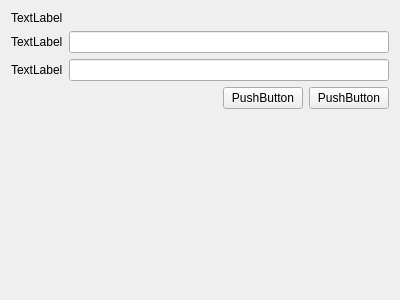
<?xml version="1.0" encoding="UTF-8"?>
<ui version="4.0">
 <class>routerPasswordPage</class>
 <widget class="RouterPasswordPage" name="routerPasswordPage">
  <property name="geometry">
   <rect>
    <x>0</x>
    <y>0</y>
    <width>400</width>
    <height>300</height>
   </rect>
  </property>
  <property name="windowTitle">
   <string>Form</string>
  </property>
  <layout class="QVBoxLayout" name="verticalLayout">
   <item>
    <widget class="QLabel" name="label">
     <property name="text">
      <string>TextLabel</string>
     </property>
     <property name="LPCText" stdset="0">
      <cstring>Enter your router's administrator user name and password:</cstring>
     </property>
    </widget>
   </item>
   <item>
    <layout class="QFormLayout" name="formLayout">
     <property name="fieldGrowthPolicy">
      <enum>QFormLayout::AllNonFixedFieldsGrow</enum>
     </property>
     <item row="0" column="0">
      <widget class="QLabel" name="label_3">
       <property name="text">
        <string>TextLabel</string>
       </property>
       <property name="LPCText" stdset="0">
        <cstring>Username:</cstring>
       </property>
      </widget>
     </item>
     <item row="0" column="1">
      <widget class="QLineEdit" name="usernameEdit"/>
     </item>
     <item row="1" column="0">
      <widget class="QLabel" name="label_2">
       <property name="text">
        <string>TextLabel</string>
       </property>
       <property name="LPCText" stdset="0">
        <cstring>Password:</cstring>
       </property>
      </widget>
     </item>
     <item row="1" column="1">
      <widget class="QLineEdit" name="passwordEdit">
       <property name="echoMode">
        <enum>QLineEdit::Password</enum>
       </property>
      </widget>
     </item>
    </layout>
   </item>
   <item>
    <layout class="QHBoxLayout" name="horizontalLayout">
     <item>
      <spacer name="horizontalSpacer">
       <property name="orientation">
        <enum>Qt::Horizontal</enum>
       </property>
       <property name="sizeHint" stdset="0">
        <size>
         <width>40</width>
         <height>20</height>
        </size>
       </property>
      </spacer>
     </item>
     <item>
      <widget class="QPushButton" name="pushButton_2">
       <property name="text">
        <string>PushButton</string>
       </property>
       <property name="autoDefault">
        <bool>true</bool>
       </property>
       <property name="LPCText" stdset="0">
        <cstring>Exit</cstring>
       </property>
      </widget>
     </item>
     <item>
      <widget class="QPushButton" name="okButton">
       <property name="text">
        <string>PushButton</string>
       </property>
       <property name="autoDefault">
        <bool>true</bool>
       </property>
       <property name="LPCText" stdset="0">
        <cstring>OK</cstring>
       </property>
      </widget>
     </item>
    </layout>
   </item>
   <item>
    <spacer name="verticalSpacer">
     <property name="orientation">
      <enum>Qt::Vertical</enum>
     </property>
     <property name="sizeHint" stdset="0">
      <size>
       <width>20</width>
       <height>40</height>
      </size>
     </property>
    </spacer>
   </item>
  </layout>
 </widget>
 <customwidgets>
  <customwidget>
   <class>RouterPasswordPage</class>
   <extends>QWidget</extends>
   <header>routerpasswordpage.h</header>
   <container>1</container>
  </customwidget>
 </customwidgets>
 <resources/>
 <connections>
  <connection>
   <sender>pushButton_2</sender>
   <signal>clicked()</signal>
   <receiver>routerPasswordPage</receiver>
   <slot>deactivateUI()</slot>
   <hints>
    <hint type="sourcelabel">
     <x>271</x>
     <y>93</y>
    </hint>
    <hint type="destinationlabel">
     <x>199</x>
     <y>149</y>
    </hint>
   </hints>
  </connection>
  <connection>
   <sender>okButton</sender>
   <signal>clicked()</signal>
   <receiver>routerPasswordPage</receiver>
   <slot>nextPage()</slot>
   <hints>
    <hint type="sourcelabel">
     <x>352</x>
     <y>93</y>
    </hint>
    <hint type="destinationlabel">
     <x>199</x>
     <y>149</y>
    </hint>
   </hints>
  </connection>
 </connections>
</ui>
